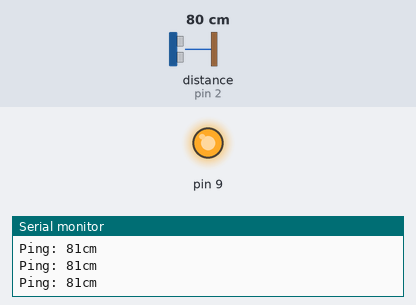
A sketch run on a simulated Arduino Uno, built with avr-gcc and run on an emulated ATmega328P. Parts: output pins drawn as LEDs (lit = HIGH), the last lines printed to the serial monitor. Inputs (shaded band) come from the test bench; at power-on: distance to the obstacle (sensor on pin 2) 80 cm. The echo pulse lasts 58.3 µs per cm.

Above: at 1.2 s.
1.3 s: distance to the obstacle (sensor on pin 2) set to 18 cm
At 2.5 s:
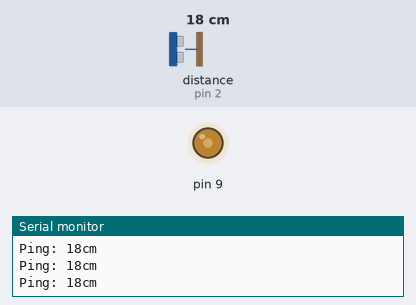
2.8 s: distance to the obstacle (sensor on pin 2) set to 35 cm
At 3.9 s:
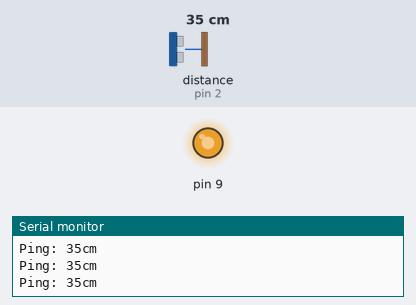
4.3 s: distance to the obstacle (sensor on pin 2) set to 97 cm
At 5.4 s:
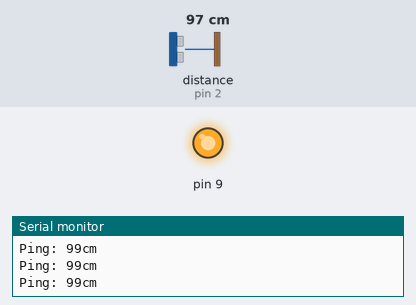
5.8 s: distance to the obstacle (sensor on pin 2) set to 105 cm
At 6.8 s:
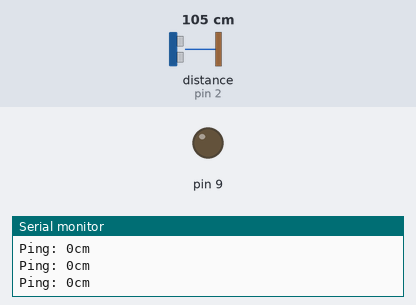
7.3 s: distance to the obstacle (sensor on pin 2) set to 60 cm
At 8.1 s:
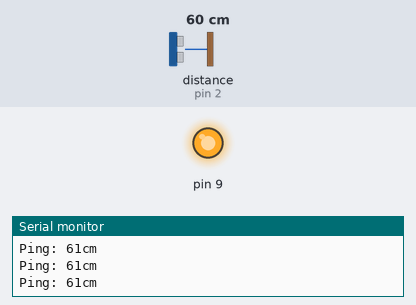
8.8 s: distance to the obstacle (sensor on pin 2) set to 120 cm
At 9.2 s:
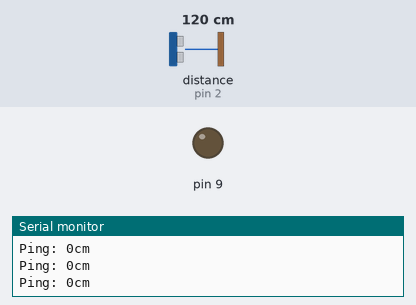
Timing chart, 0 to 11.3 s (numbered marks = the images above; inputs shaded):
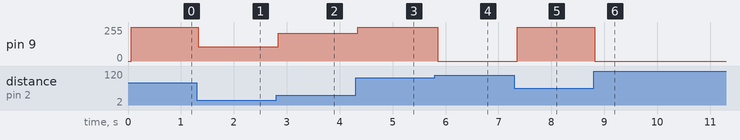

Measured:
- the behaviour switches between 100 and 101 cm on distance to the obstacle (sensor on pin 2) (found by bisection; images 3 and 4)
- after the input at 1.3 s, pin 9: 255/255 → 108/255 at once
- after the input at 2.8 s, pin 9: 108/255 → 210/255 at once
- after the input at 4.3 s, pin 9: 210/255 → 255/255 at once
- after the input at 5.8 s, pin 9: 255/255 → 0/255 after 0.05 s
- after the input at 7.3 s, pin 9: 0/255 → 255/255 after 0.05 s
- after the input at 8.8 s, pin 9: 255/255 → 0/255 at once

The sketch:

NewPing__.ino
```cpp
//Alden Dent
//NewPing()

#include "Arduino.h"
#include <NewPing.h>

#define TRIGGER_PIN  3
#define ECHO_PIN     2
#define MAX_DISTANCE 100


NewPing sonar(TRIGGER_PIN, ECHO_PIN, MAX_DISTANCE);

void setup() {
  Serial.begin(9600);
}

void loop() {
  delay(50);
  Serial.print("Ping: ");
  Serial.print(sonar.ping_cm());	//Print distance in cm on a LCD
  Serial.println("cm");
  analogWrite(9, sonar.ping_cm()*6); //Brighten or dim an LED
}
```
